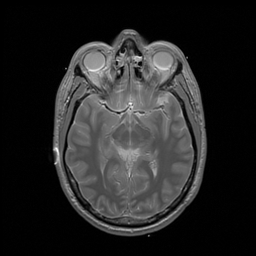
#> input picture A4/4_Fourier/pd.jpg, 256 x 256 px
$ jupyter execute --allow-errors 'Compression Demo.ipynb'   (shell and % lines are left out)
#> lines starting #> are read from the running program, lines starting #| are printed output that depends on the picture; long printed decimals are rounded
# Fourier Compression Demo

[cell 1]
# Imports
import numpy as np
from numpy.fft import fft, ifft, fft2, ifft2, fftshift, ifftshift
import matplotlib.pyplot as plt
from scipy import ndimage, misc
from scipy.signal import gaussian
gray = plt.cm.gray

## Compress a 1-D Signal

[cell 2]
# Read a signal in
img = plt.imread('pd.jpg')
#> img is the input picture: shape (256, 256, 3); min 0, max 255, mean 38
f = np.array(img[128,:,1], dtype=float)
#> f = 256 values, max 139 at index 182, min 0 at index 0, mean 58.07
N = len(f)
#> N = 256
t = range(N)

[cell 3]
plt.plot(f)
plt.title('Original Signal');
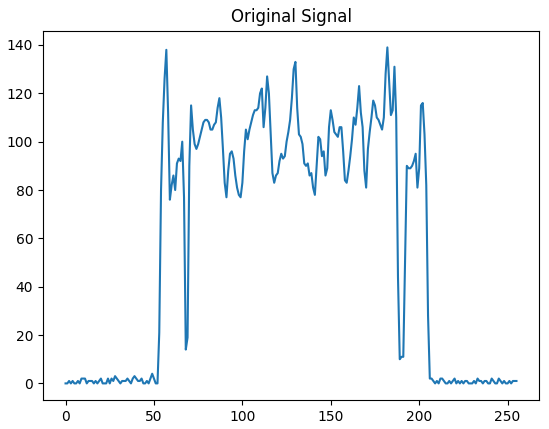
#> figure drawn by matplotlib, 1 panel; curve peaks at x = 182, y = 139

[cell 4]
# Compute the DFT
F = fft(f)

[cell 5]
# Let's look at the first few Fourier coefficients.
F[:3]

[cell 6]
# Input was real-valued, so our Fourier coefficients are conjugate-symmetric.
idx = 3
print(F[idx])
#| (1773.014-145.8992067869071j)
print(F[256-idx])
#| (1773.014+145.89920678690703j)

#> (a cell that did not finish here is left out)

[cell 8]
ctr = int(np.floor(N/2.))
#> ctr = 128
omega = range(-128,128)
#> (the rest of this cell did not finish here and is left out)

### Filter out many of the coefficients

[cell 9]
T = 10
G = F.copy()
G[abs(ifftshift(omega))>T] = 0.

#> (a cell that did not finish here is left out)

[cell 11]
g = ifft(G)
plt.plot(t, f, 'b')
plt.plot(t, np.real(g), 'r')
plt.title('Reconstruction of compressed signal')
plt.xlabel('Spatial Index');
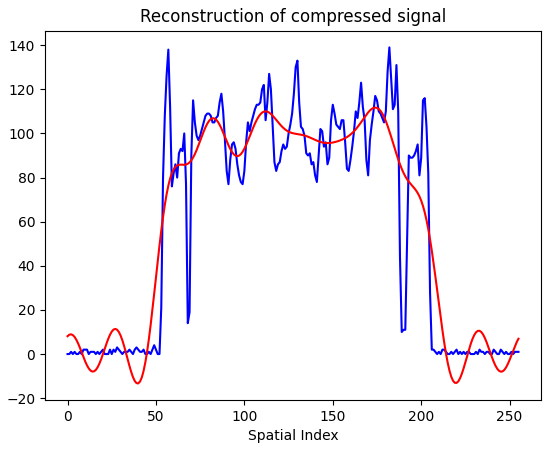
#> figure drawn by matplotlib, 1 panel; curve peaks at x = 182, y = 139; curve peaks at x = 174, y = 111.7

### Filter out fewer of the coefficients

[cell 12]
T = 40
G = F.copy()
G[abs(ifftshift(omega))>T] = 0.

#> (a cell that did not finish here is left out)

[cell 14]
g = ifft(G)
plt.plot(t, f, 'b')
plt.plot(t, np.real(g), 'r')
plt.title('Reconstruction of compressed signal')
plt.xlabel('Spatial Index');
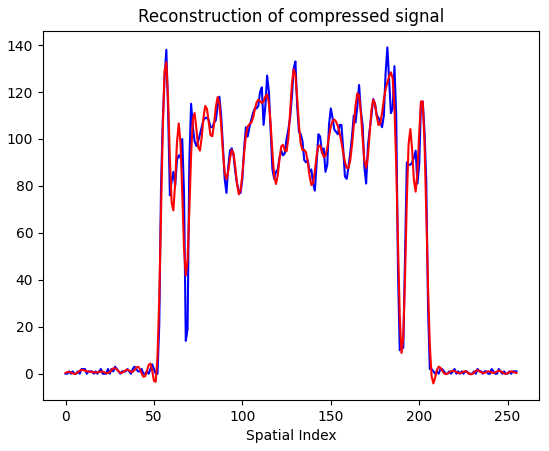
#> figure drawn by matplotlib, 1 panel; curve peaks at x = 182, y = 139; curve peaks at x = 57, y = 132.7

## Compress a 2-D Image

[cell 15]
f = np.array(img[:,:,0])
f = f + np.random.normal(scale=5.0, size=np.shape(f))
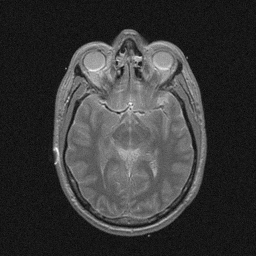
#> f: shape (256, 256) float64; min -24.26, max 254.7, mean 38; drawn with min black and max white
plt.figure(figsize=[7,7])
plt.imshow(f,cmap=gray);

[cell 16]
F = fftshift(fft2(f))
plt.figure(figsize=(15,7))
plt.subplot(1,2,1); plt.imshow(abs(F), cmap='gray')
plt.title('Modulus');
plt.subplot(1,2,2); plt.imshow(np.log(abs(F)+1), cmap='gray')
plt.title('log Modulus');
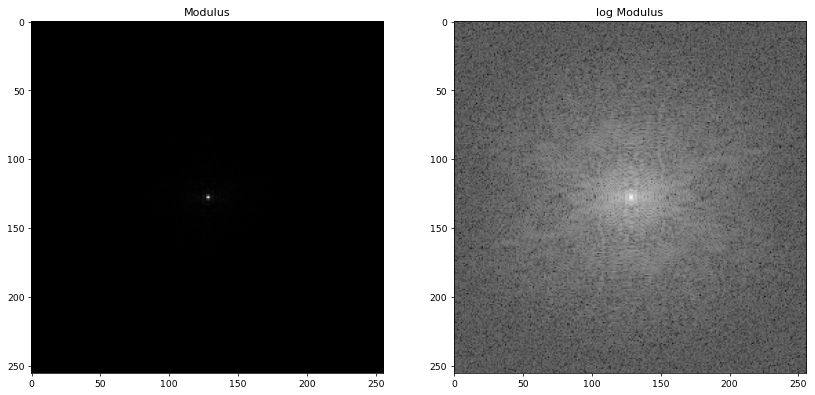
#> figure drawn by matplotlib, 2 panels

### Only keep a circle of Fourier coefficients

[cell 17]
r = 10.  # Radius to KEEP
rr, cc = np.mgrid[-128:128,-128:128]
d = np.sqrt(rr**2 + cc**2)
G = F.copy()
G[d>r] = 0.
print('Remaining coefs: '+str((256.**2-sum(G.flatten()==0))/256**2*100)+'%')
#| Remaining coefs: 0.4837%
g = np.fft.ifft2( np.fft.ifftshift(G) )
plt.figure(figsize=[15,7])
plt.subplot(1,2,1); plt.imshow(np.log(abs(G)+1), cmap='gray')
plt.subplot(1,2,2); plt.imshow(np.real(g), cmap='gray');
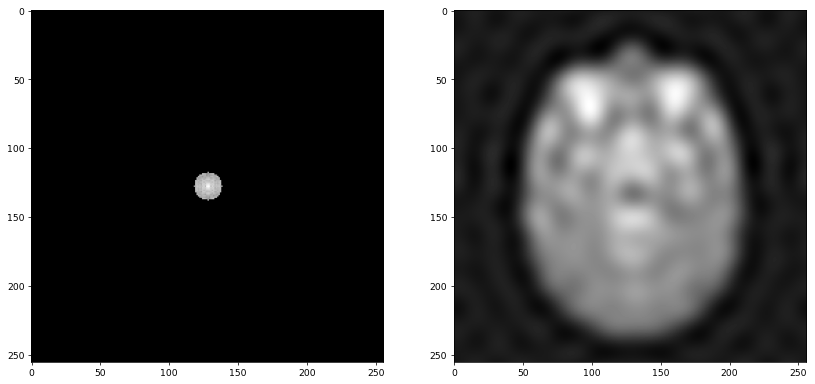
#> figure drawn by matplotlib, 2 panels

[cell 18]
# What do only the high frequencies of an image look like?
r = 80.  # Keep coefficients of frequency more than this
G = F.copy()
G[d<r] = 0.
print('Remaining coefs: '+str((256.**2-sum(G.flatten()==0))/256**2*100)+'%')
#| Remaining coefs: 69.377%
g = np.fft.ifft2( np.fft.ifftshift(G) )
plt.figure(figsize=[15,7])
plt.subplot(1,2,1); plt.imshow(np.log(abs(G)+1), cmap='gray')
plt.subplot(1,2,2); plt.imshow(np.real(g), cmap='gray');
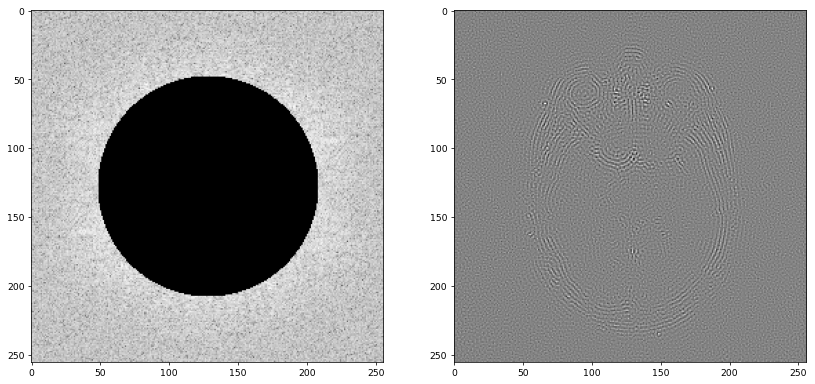
#> figure drawn by matplotlib, 2 panels

$ run again, with A4/4_Fourier/GreatWall.jpg copied over A4/4_Fourier/pd.jpg
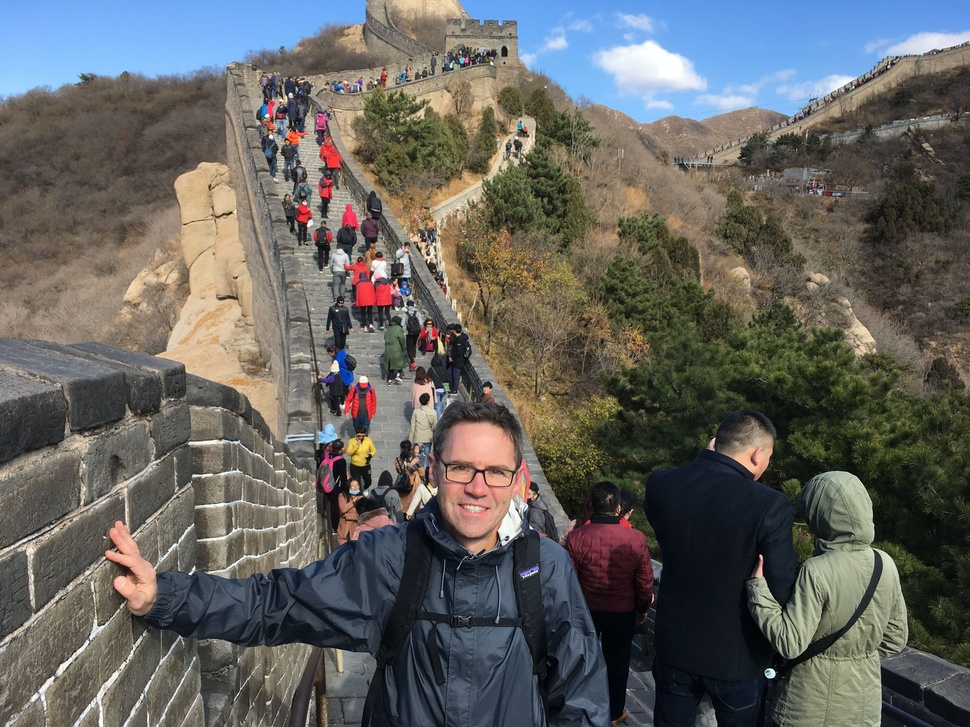
#> input picture A4/4_Fourier/GreatWall.jpg, 970 x 727 px, shrunk from 4032 x 3024 before the run
#> img is the input picture: shape (727, 970, 3); mean R, G, B 99.3, 98.8, 95.4
#> `f = np.array(img[128,:,1], dtype=float)`: f = 970 values, max 211 at index 640, min 28 at index 866, mean 104.1
#> N = 970
#> `[cell 3] plt.plot(f) plt.title('Original Signal');`:
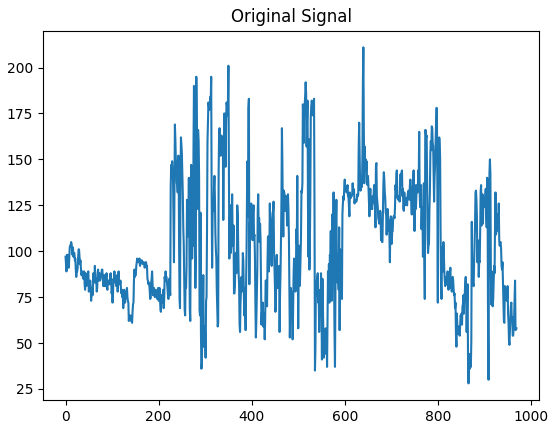
#> figure drawn by matplotlib, 1 panel; curve peaks at x = 640, y = 211
#| (4010.097-1315.4628798616927j)
#| (-298.435-485.71585859408117j)
#> ctr = 485
#> `[cell 16] F = fftshift(fft2(f)) plt.figure(figsize=(15,7)) plt.subplot..`:
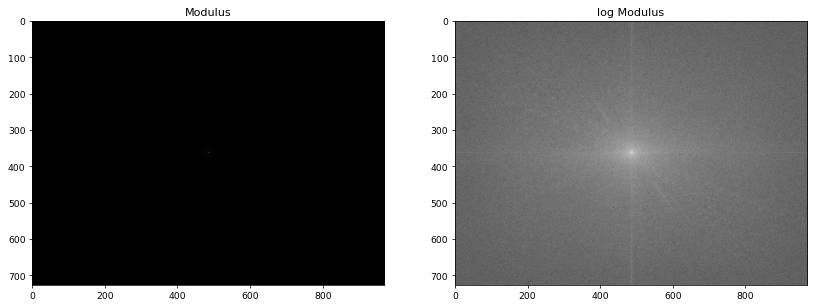
#> figure drawn by matplotlib, 2 panels
